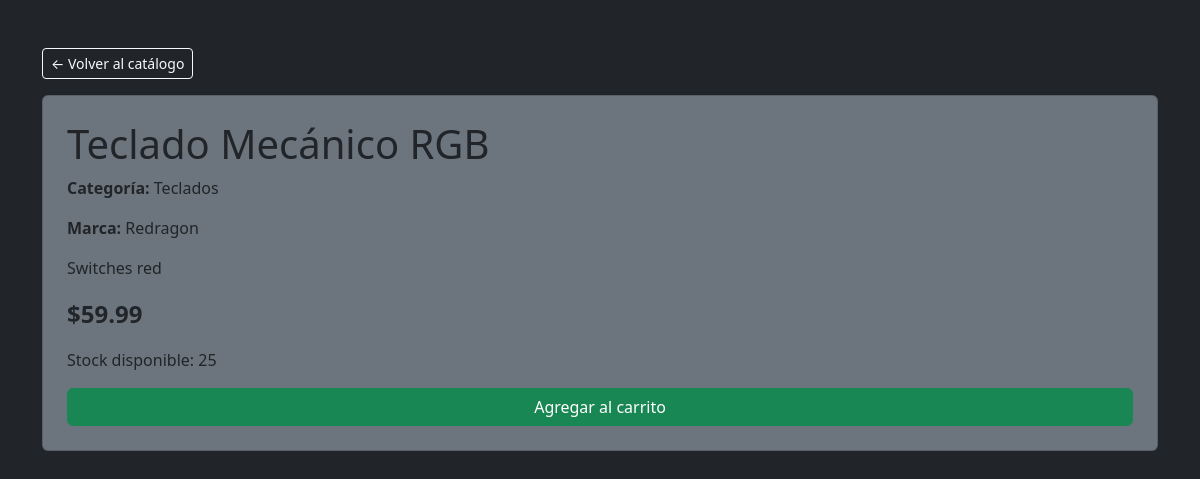
The app's page /producto.php?id=4 with its own data.
### tables this page shows
CREATE TABLE producto (

    id_producto INT AUTO_INCREMENT PRIMARY KEY,

    id_categoria INT NOT NULL,

    nombre VARCHAR(150) NOT NULL,

    marca VARCHAR(100),

    descripcion TEXT,

    precio DECIMAL(10,2) NOT NULL,

    stock INT DEFAULT 0,

    imagen VARCHAR(255),

    estado ENUM('activo','inactivo') DEFAULT 'activo',

    FOREIGN KEY (id_categoria)
    REFERENCES categoria(id_categoria)

);

CREATE TABLE categoria (

    id_categoria INT AUTO_INCREMENT PRIMARY KEY,

    nombre_categoria VARCHAR(100) NOT NULL,

    descripcion TEXT

);

### producto.php (the view, shortened to what this page needs)
<?php
include 'config/conexion.php';
$id = (int) ($_GET['id'] ?? 0);
$stmt = $conexion->prepare("SELECT p.*, c.nombre_categoria
    FROM producto p
    LEFT JOIN categoria c ON p.id_categoria = c.id_categoria
    WHERE p.id_producto = ? AND p.estado = 'activo'");
$stmt->bind_param('i', $id);
$stmt->execute();
$p = $stmt->get_result()->fetch_assoc();
?>
<!DOCTYPE html>
<html lang="es">
<head>
    <link href="https://cdn.jsdelivr.net/npm/bootstrap@5.3.3/dist/css/bootstrap.min.css" rel="stylesheet">
</head>
<body class="bg-dark text-white">
<div class="container mt-5">
    <a href="productos.php" class="btn btn-outline-light btn-sm mb-3">← Volver al catálogo</a>
    <div class="card bg-secondary p-4">
        <h1><?= htmlspecialchars($p['nombre']) ?></h1>
        <p><strong>Categoría:</strong> <?= htmlspecialchars($p['nombre_categoria'] ?? 'N/A') ?></p>
        <p><strong>Marca:</strong> <?= htmlspecialchars($p['marca'] ?? 'N/A') ?></p>
        <p><?= nl2br(htmlspecialchars($p['descripcion'] ?? '')) ?></p>
        <p class="fs-4 fw-bold">$<?= number_format((float) $p['precio'], 2) ?></p>
        <p>Stock disponible: <?= (int) $p['stock'] ?></p>
        <a href="productos.php?agregar=<?= $p['id_producto'] ?>" class="btn btn-success">Agregar al carrito</a>
    </div>
</div>
</body>
</html>

### records on screen
producto: nombre "Teclado Mecánico RGB", id_categoria.nombre_categoria "Teclados", marca "Redragon", descripcion "Switches red", precio "59.99", stock "25"
